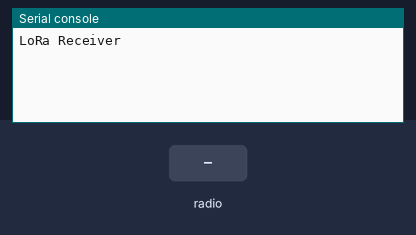
Bench run of a program on a simulated ESP32 board running MicroPython. On the bench: the last lines printed to the serial console. The inputs (shaded band) are chosen by the test bench.

Above: at 1.2 s.
1.3 s: radio message "sender" arrives
At 2.5 s:
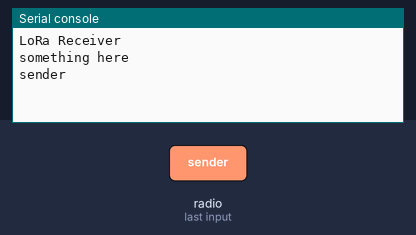
2.8 s: radio message "receiver" arrives
At 3.7 s:
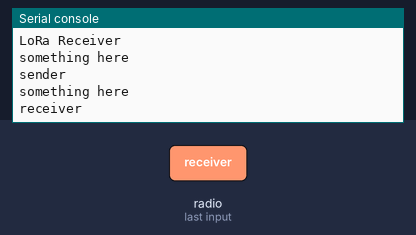

The program:

main.py
```python
import LoRaSender
import LoRaReceiver

from config import *
from machine import Pin, SoftSPI
from sx127x import SX127x

device_spi = SoftSPI(baudrate = 10000000,
        polarity = 0, phase = 0, bits = 8, firstbit = SoftSPI.MSB,
        sck = Pin(device_config['sck'], Pin.OUT, Pin.PULL_DOWN),
        mosi = Pin(device_config['mosi'], Pin.OUT, Pin.PULL_UP),
        miso = Pin(device_config['miso'], Pin.IN, Pin.PULL_UP))

lora = SX127x(device_spi, pins=device_config, parameters=lora_parameters)

#example = 'sender'
example = 'receiver'

if __name__ == '__main__':
    if example == 'sender':
        LoRaSender.send(lora)
    if example == 'receiver':
        LoRaReceiver.receive(lora)
```

LoRaSender.py
```python
from time import sleep

def send(lora):
    counter = 0
    print("LoRa Sender")

    while True:
        payload = 'Hello ({0})'.format(counter)
        print("Sending packet: \n{}\n".format(payload))
        lora.println(payload)

        counter += 1
        sleep(5)
```

LoRaReceiver.py
```python
def receive(lora):
    print("LoRa Receiver")

    while True:
        if lora.received_packet():
            lora.blink_led()
            print('something here')
            payload = lora.read_payload()
            print(payload.decode('utf-8'))
```

config.py
```python
"""
# ES32 TTGO v1.0
device_config = {
    'miso':19,
    'mosi':27,
    'ss':18,
    'sck':5,
    'dio_0':26,
    'reset':14,
    'led':2,
}
# M5Stack ATOM Matrix
device_config = {
    'miso':23,
    'mosi':19,
    'ss':22,
    'sck':33,
    'dio_0':25,
    'reset':21,
    'led':12,
}

# M5Stack & LoRA868 Module
device_config = {
    'miso':19,
    'mosi':23,
    'ss':5,
    'sck':18,
    'dio_0':26,
    'reset':36,
    'led':12,
}

"""

# WIFI Lora 32(V2) Module
device_config = {
    'miso':19,
    'mosi':27,
    'ss':18,
    'sck':5,
    'dio_0':26,
    'reset':14,
    'led':25,
}


app_config = {
    'loop': 200,
    'sleep': 100,
}

lora_parameters = {
    'frequency': 868E6,
    'tx_power_level': 2,
    'signal_bandwidth': 125E3,
    'spreading_factor': 8,
    'coding_rate': 5,
    'preamble_length': 8,
    'implicit_header': False,
    'sync_word': 0x12,
    'enable_CRC': False,
    'invert_IQ': False,
}

wifi_config = {
    'ssid':'',
    'password':''
}
```

Measured:
- after the input at 1.3 s, the serial console: prints a new line at once (image 1)
- after the input at 2.8 s, the serial console: prints a new line at once (image 2)
